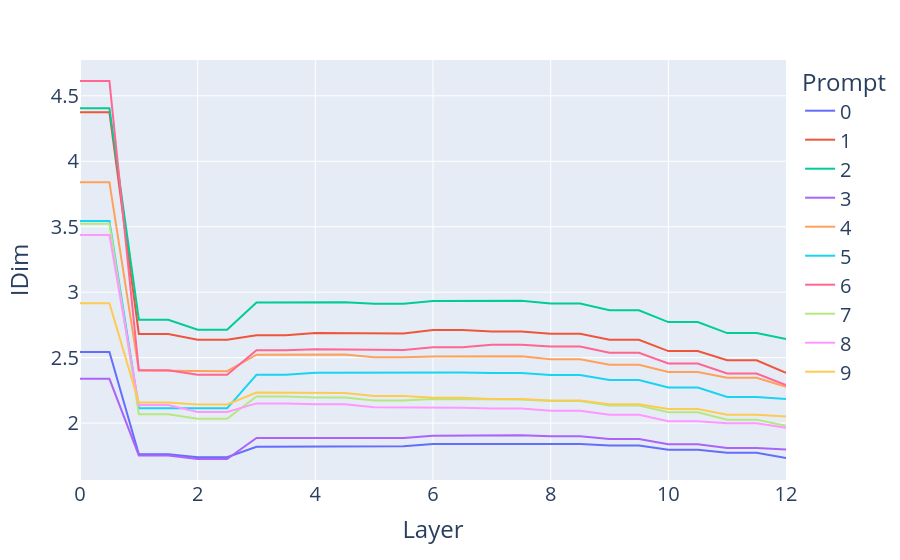

The cell this chart's notebook holds for it:
### Code cell
lines(idim_free,x=np.arange(model.cfg.n_layers * 2 + 1) / 2, hover_name=labels, names = list(range(10)))

### Figure 1 — Plotly figure (JSON) as saved in the notebook; plotly's stock layout.template omitted (floating-point values rounded to 4 significant figures)
{"data": [{"hovertemplate": "<b>%{hovertext}</b><br><br>Prompt=0<br>Layer=%{x}<br>IDim=%{y}<extra></extra>", "hovertext": ["0_pre", "0_mid", "1_pre", "1_mid", "2_pre", "2_mid", "3_pre", "3_mid", "4_pre", "4_mid", "5_pre", "5_mid", "6_pre", "6_mid", "7_pre", "7_mid", "8_pre", "8_mid", "9_pre", "9_mid", "10_pre", "10_mid", "11_pre", "11_mid", "final_post"], "legendgroup": "0", "line": {"color": "#636efa", "dash": "solid"}, "marker": {"symbol": "circle"}, "mode": "lines", "name": "0", "orientation": "v", "showlegend": true, "type": "scatter", "x": [0, 0.5, 1, 1.5, 2, 2.5, 3, 3.5, 4, 4.5, 5, 5.5, 6, 6.5, 7, 7.5, 8, 8.5, 9, 9.5, 10, 10.5, 11, 11.5, 12], "xaxis": "x", "y": [2.542, 2.542, 1.761, 1.761, 1.739, 1.739, 1.819, 1.819, 1.823, 1.823, 1.824, 1.824, 1.84, 1.84, 1.843, 1.843, 1.84, 1.84, 1.828, 1.828, 1.796, 1.796, 1.774, 1.774, 1.734], "yaxis": "y"}, {"hovertemplate": "<b>%{hovertext}</b><br><br>Prompt=1<br>Layer=%{x}<br>IDim=%{y}<extra></extra>", "hovertext": ["0_pre", "0_mid", "1_pre", "1_mid", "2_pre", "2_mid", "3_pre", "3_mid", "4_pre", "4_mid", "5_pre", "5_mid", "6_pre", "6_mid", "7_pre", "7_mid", "8_pre", "8_mid", "9_pre", "9_mid", "10_pre", "10_mid", "11_pre", "11_mid", "final_post"], "legendgroup": "1", "line": {"color": "#EF553B", "dash": "solid"}, "marker": {"symbol": "circle"}, "mode": "lines", "name": "1", "orientation": "v", "showlegend": true, "type": "scatter", "x": [0, 0.5, 1, 1.5, 2, 2.5, 3, 3.5, 4, 4.5, 5, 5.5, 6, 6.5, 7, 7.5, 8, 8.5, 9, 9.5, 10, 10.5, 11, 11.5, 12], "xaxis": "x", "y": [4.374, 4.374, 2.681, 2.681, 2.637, 2.637, 2.671, 2.671, 2.688, 2.688, 2.685, 2.685, 2.71, 2.71, 2.7, 2.7, 2.683, 2.683, 2.636, 2.636, 2.55, 2.55, 2.48, 2.48, 2.384], "yaxis": "y"}, {"hovertemplate": "<b>%{hovertext}</b><br><br>Prompt=2<br>Layer=%{x}<br>IDim=%{y}<extra></extra>", "hovertext": ["0_pre", "0_mid", "1_pre", "1_mid", "2_pre", "2_mid", "3_pre", "3_mid", "4_pre", "4_mid", "5_pre", "5_mid", "6_pre", "6_mid", "7_pre", "7_mid", "8_pre", "8_mid", "9_pre", "9_mid", "10_pre", "10_mid", "11_pre", "11_mid", "final_post"], "legendgroup": "2", "line": {"color": "#00cc96", "dash": "solid"}, "marker": {"symbol": "circle"}, "mode": "lines", "name": "2", "orientation": "v", "showlegend": true, "type": "scatter", "x": [0, 0.5, 1, 1.5, 2, 2.5, 3, 3.5, 4, 4.5, 5, 5.5, 6, 6.5, 7, 7.5, 8, 8.5, 9, 9.5, 10, 10.5, 11, 11.5, 12], "xaxis": "x", "y": [4.405, 4.405, 2.79, 2.79, 2.714, 2.714, 2.921, 2.921, 2.924, 2.924, 2.912, 2.912, 2.933, 2.933, 2.934, 2.934, 2.914, 2.914, 2.862, 2.862, 2.771, 2.771, 2.687, 2.687, 2.641], "yaxis": "y"}, {"hovertemplate": "<b>%{hovertext}</b><br><br>Prompt=3<br>Layer=%{x}<br>IDim=%{y}<extra></extra>", "hovertext": ["0_pre", "0_mid", "1_pre", "1_mid", "2_pre", "2_mid", "3_pre", "3_mid", "4_pre", "4_mid", "5_pre", "5_mid", "6_pre", "6_mid", "7_pre", "7_mid", "8_pre", "8_mid", "9_pre", "9_mid", "10_pre", "10_mid", "11_pre", "11_mid", "final_post"], "legendgroup": "3", "line": {"color": "#ab63fa", "dash": "solid"}, "marker": {"symbol": "circle"}, "mode": "lines", "name": "3", "orientation": "v", "showlegend": true, "type": "scatter", "x": [0, 0.5, 1, 1.5, 2, 2.5, 3, 3.5, 4, 4.5, 5, 5.5, 6, 6.5, 7, 7.5, 8, 8.5, 9, 9.5, 10, 10.5, 11, 11.5, 12], "xaxis": "x", "y": [2.338, 2.338, 1.753, 1.753, 1.726, 1.726, 1.887, 1.887, 1.884, 1.884, 1.886, 1.886, 1.903, 1.903, 1.908, 1.908, 1.899, 1.899, 1.879, 1.879, 1.838, 1.838, 1.81, 1.81, 1.798], "yaxis": "y"}, {"hovertemplate": "<b>%{hovertext}</b><br><br>Prompt=4<br>Layer=%{x}<br>IDim=%{y}<extra></extra>", "hovertext": ["0_pre", "0_mid", "1_pre", "1_mid", "2_pre", "2_mid", "3_pre", "3_mid", "4_pre", "4_mid", "5_pre", "5_mid", "6_pre", "6_mid", "7_pre", "7_mid", "8_pre", "8_mid", "9_pre", "9_mid", "10_pre", "10_mid", "11_pre", "11_mid", "final_post"], "legendgroup": "4", "line": {"color": "#FFA15A", "dash": "solid"}, "marker": {"symbol": "circle"}, "mode": "lines", "name": "4", "orientation": "v", "showlegend": true, "type": "scatter", "x": [0, 0.5, 1, 1.5, 2, 2.5, 3, 3.5, 4, 4.5, 5, 5.5, 6, 6.5, 7, 7.5, 8, 8.5, 9, 9.5, 10, 10.5, 11, 11.5, 12], "xaxis": "x", "y": [3.84, 3.84, 2.401, 2.401, 2.396, 2.396, 2.523, 2.523, 2.524, 2.524, 2.502, 2.502, 2.509, 2.509, 2.51, 2.51, 2.488, 2.488, 2.445, 2.445, 2.391, 2.391, 2.346, 2.346, 2.278], "yaxis": "y"}, {"hovertemplate": "<b>%{hovertext}</b><br><br>Prompt=5<br>Layer=%{x}<br>IDim=%{y}<extra></extra>", "hovertext": ["0_pre", "0_mid", "1_pre", "1_mid", "2_pre", "2_mid", "3_pre", "3_mid", "4_pre", "4_mid", "5_pre", "5_mid", "6_pre", "6_mid", "7_pre", "7_mid", "8_pre", "8_mid", "9_pre", "9_mid", "10_pre", "10_mid", "11_pre", "11_mid", "final_post"], "legendgroup": "5", "line": {"color": "#19d3f3", "dash": "solid"}, "marker": {"symbol": "circle"}, "mode": "lines", "name": "5", "orientation": "v", "showlegend": true, "type": "scatter", "x": [0, 0.5, 1, 1.5, 2, 2.5, 3, 3.5, 4, 4.5, 5, 5.5, 6, 6.5, 7, 7.5, 8, 8.5, 9, 9.5, 10, 10.5, 11, 11.5, 12], "xaxis": "x", "y": [3.544, 3.544, 2.114, 2.114, 2.113, 2.113, 2.37, 2.37, 2.385, 2.385, 2.39, 2.39, 2.386, 2.386, 2.383, 2.383, 2.368, 2.368, 2.329, 2.329, 2.272, 2.272, 2.2, 2.2, 2.185], "yaxis": "y"}, {"hovertemplate": "<b>%{hovertext}</b><br><br>Prompt=6<br>Layer=%{x}<br>IDim=%{y}<extra></extra>", "hovertext": ["0_pre", "0_mid", "1_pre", "1_mid", "2_pre", "2_mid", "3_pre", "3_mid", "4_pre", "4_mid", "5_pre", "5_mid", "6_pre", "6_mid", "7_pre", "7_mid", "8_pre", "8_mid", "9_pre", "9_mid", "10_pre", "10_mid", "11_pre", "11_mid", "final_post"], "legendgroup": "6", "line": {"color": "#FF6692", "dash": "solid"}, "marker": {"symbol": "circle"}, "mode": "lines", "name": "6", "orientation": "v", "showlegend": true, "type": "scatter", "x": [0, 0.5, 1, 1.5, 2, 2.5, 3, 3.5, 4, 4.5, 5, 5.5, 6, 6.5, 7, 7.5, 8, 8.5, 9, 9.5, 10, 10.5, 11, 11.5, 12], "xaxis": "x", "y": [4.613, 4.613, 2.403, 2.403, 2.37, 2.37, 2.557, 2.557, 2.564, 2.564, 2.559, 2.559, 2.58, 2.58, 2.599, 2.599, 2.585, 2.585, 2.537, 2.537, 2.455, 2.455, 2.378, 2.378, 2.29], "yaxis": "y"}, {"hovertemplate": "<b>%{hovertext}</b><br><br>Prompt=7<br>Layer=%{x}<br>IDim=%{y}<extra></extra>", "hovertext": ["0_pre", "0_mid", "1_pre", "1_mid", "2_pre", "2_mid", "3_pre", "3_mid", "4_pre", "4_mid", "5_pre", "5_mid", "6_pre", "6_mid", "7_pre", "7_mid", "8_pre", "8_mid", "9_pre", "9_mid", "10_pre", "10_mid", "11_pre", "11_mid", "final_post"], "legendgroup": "7", "line": {"color": "#B6E880", "dash": "solid"}, "marker": {"symbol": "circle"}, "mode": "lines", "name": "7", "orientation": "v", "showlegend": true, "type": "scatter", "x": [0, 0.5, 1, 1.5, 2, 2.5, 3, 3.5, 4, 4.5, 5, 5.5, 6, 6.5, 7, 7.5, 8, 8.5, 9, 9.5, 10, 10.5, 11, 11.5, 12], "xaxis": "x", "y": [3.523, 3.523, 2.068, 2.068, 2.033, 2.033, 2.203, 2.203, 2.196, 2.196, 2.173, 2.173, 2.184, 2.184, 2.179, 2.179, 2.168, 2.168, 2.135, 2.135, 2.082, 2.082, 2.026, 2.026, 1.979], "yaxis": "y"}, {"hovertemplate": "<b>%{hovertext}</b><br><br>Prompt=8<br>Layer=%{x}<br>IDim=%{y}<extra></extra>", "hovertext": ["0_pre", "0_mid", "1_pre", "1_mid", "2_pre", "2_mid", "3_pre", "3_mid", "4_pre", "4_mid", "5_pre", "5_mid", "6_pre", "6_mid", "7_pre", "7_mid", "8_pre", "8_mid", "9_pre", "9_mid", "10_pre", "10_mid", "11_pre", "11_mid", "final_post"], "legendgroup": "8", "line": {"color": "#FF97FF", "dash": "solid"}, "marker": {"symbol": "circle"}, "mode": "lines", "name": "8", "orientation": "v", "showlegend": true, "type": "scatter", "x": [0, 0.5, 1, 1.5, 2, 2.5, 3, 3.5, 4, 4.5, 5, 5.5, 6, 6.5, 7, 7.5, 8, 8.5, 9, 9.5, 10, 10.5, 11, 11.5, 12], "xaxis": "x", "y": [3.436, 3.436, 2.137, 2.137, 2.085, 2.085, 2.15, 2.15, 2.144, 2.144, 2.12, 2.12, 2.117, 2.117, 2.111, 2.111, 2.095, 2.095, 2.064, 2.064, 2.015, 2.015, 1.999, 1.999, 1.964], "yaxis": "y"}, {"hovertemplate": "<b>%{hovertext}</b><br><br>Prompt=9<br>Layer=%{x}<br>IDim=%{y}<extra></extra>", "hovertext": ["0_pre", "0_mid", "1_pre", "1_mid", "2_pre", "2_mid", "3_pre", "3_mid", "4_pre", "4_mid", "5_pre", "5_mid", "6_pre", "6_mid", "7_pre", "7_mid", "8_pre", "8_mid", "9_pre", "9_mid", "10_pre", "10_mid", "11_pre", "11_mid", "final_post"], "legendgroup": "9", "line": {"color": "#FECB52", "dash": "solid"}, "marker": {"symbol": "circle"}, "mode": "lines", "name": "9", "orientation": "v", "showlegend": true, "type": "scatter", "x": [0, 0.5, 1, 1.5, 2, 2.5, 3, 3.5, 4, 4.5, 5, 5.5, 6, 6.5, 7, 7.5, 8, 8.5, 9, 9.5, 10, 10.5, 11, 11.5, 12], "xaxis": "x", "y": [2.915, 2.915, 2.158, 2.158, 2.143, 2.143, 2.234, 2.234, 2.23, 2.23, 2.207, 2.207, 2.193, 2.193, 2.184, 2.184, 2.172, 2.172, 2.145, 2.145, 2.107, 2.107, 2.063, 2.063, 2.051], "yaxis": "y"}], "layout": {"font": {"size": 20}, "legend": {"title": {"text": "Prompt"}, "tracegroupgap": 0}, "margin": {"t": 60}, "xaxis": {"anchor": "y", "domain": [0, 1], "title": {"text": "Layer"}}, "yaxis": {"anchor": "x", "domain": [0, 1], "title": {"text": "IDim"}}}}
